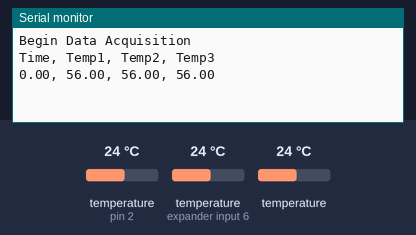
Bench run of a sketch on a simulated Arduino Uno, built with avr-gcc and run on an emulated ATmega328P. On the bench: the last lines printed to the serial monitor. The inputs (shaded band) are chosen by the test bench; at power-on: temperature (sensors on pin 2, expander input 6) 24 °C, temperature 24 °C.

Above: at 2.0 s.
2.1 s: temperature (sensor on pin 2) set to 12 °C
At 11.6 s:
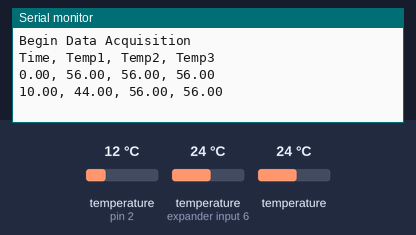
12.4 s: temperature (sensor on expander input 6) set to 12 °C
At 22.4 s:
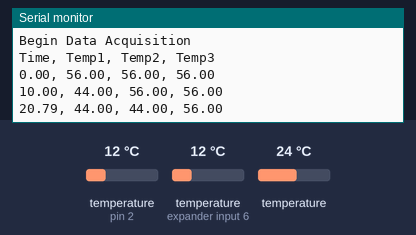
22.7 s: temperature (sensor 202) set to 12 °C
At 32.8 s:
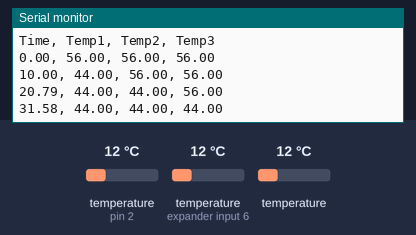
33.0 s: temperature (sensor on pin 2) set to 19 °C
43.3 s: temperature (sensor on expander input 6) set to 19 °C
At 43.3 s:
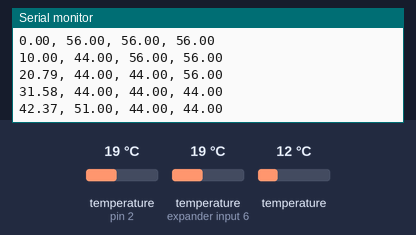
53.6 s: temperature (sensor 202) set to 19 °C
At 54.9 s:
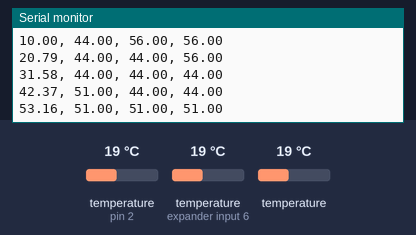
Timing chart, 0 to 56.6 s (numbered marks = the images above; inputs shaded):
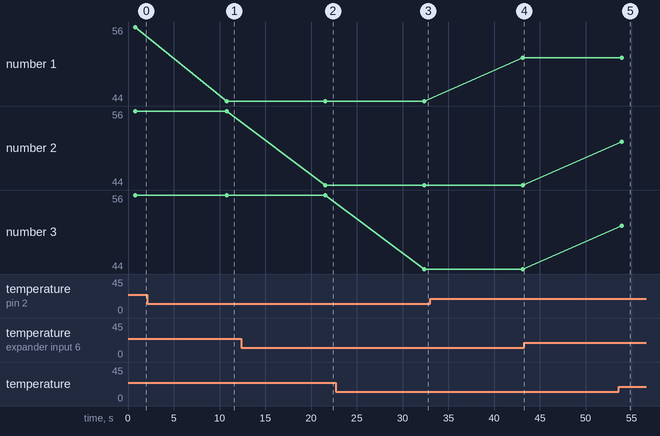

Measured:
- after the input at 2.1 s, the serial monitor: prints a new line after 8.7 s (image 1)
- after the input at 12.4 s, the serial monitor: prints a new line after 9.2 s (image 2)
- after the input at 22.7 s, the serial monitor: prints a new line after 9.7 s (image 3)
- after the input at 53.6 s, the serial monitor: prints a new line after 0.35 s (image 5)
- plotted number 1: 56 → 44 after the input at 2.1 s, 44 → 51 after the input at 33.0 s

The sketch:

TemperatureDataCollection.ino
```cpp
#include <OneWire.h>
#include <DallasTemperature.h>

                                            // Data wire is plugged into pin 2 on the Arduino
#define ONE_WIRE_BUS 2

                                             // Setup a oneWire instance to communicate with any OneWire devices
                                             // (not just Maxim/Dallas temperature ICs)
OneWire oneWire(ONE_WIRE_BUS);
                                             // Pass our oneWire reference to Dallas Temperature.
DallasTemperature sensors(&oneWire);

//Create necessary variables

float Temp1;
float Temp2;
float Temp3;
float CurrentTime;
float PrintTime=0;
float DataPointTime;

void setup(void)
{
                                           // start serial port
  Serial.begin(9600);
  Serial.println("Begin Data Acquisition");
                                           // Start up the library
  sensors.begin();

 Serial.print("Time");
  Serial.print(", ");
  Serial.print("Temp1");
  Serial.print(", ");
  Serial.print("Temp2");
  Serial.print(", ");
  Serial.println("Temp3");

  sensors.requestTemperatures();
  Temp1 = sensors.getTempCByIndex(0)*(9/5)+32;
  Temp2 = sensors.getTempCByIndex(1)*(9/5)+32;
  Temp3 = sensors.getTempCByIndex(2)*(9/5)+32;
  Serial.print(DataPointTime,2);
  Serial.print(", ");
  Serial.print(Temp1,2);
  Serial.print(", ");
  Serial.print(Temp2,2);
  Serial.print(", ");
  Serial.println(Temp3, 2);
}


void loop(void)
{
CurrentTime = millis();
                                           // call sensors.requestTemperatures() to issue a global temperature
                                           // Send the command to get temperatures
if(CurrentTime - PrintTime >= 10000 ){
  //Request Temperatures
  sensors.requestTemperatures();
  //Assign temperatures and convert to fahrenheit
  Temp1 = sensors.getTempCByIndex(0)*(9/5)+32;
  Temp2 = sensors.getTempCByIndex(1)*(9/5)+32;
  Temp3 = sensors.getTempCByIndex(2)*(9/5)+32;

  //Convert Data point time into seconds
  DataPointTime = PrintTime/1000+10;

  //Print Data
  Serial.print(DataPointTime,2);
  Serial.print(", ");
  Serial.print(Temp1,2);
  Serial.print(", ");
  Serial.print(Temp2,2);
  Serial.print(", ");
  Serial.println(Temp3, 2);

  PrintTime = millis();
  }

}
```
